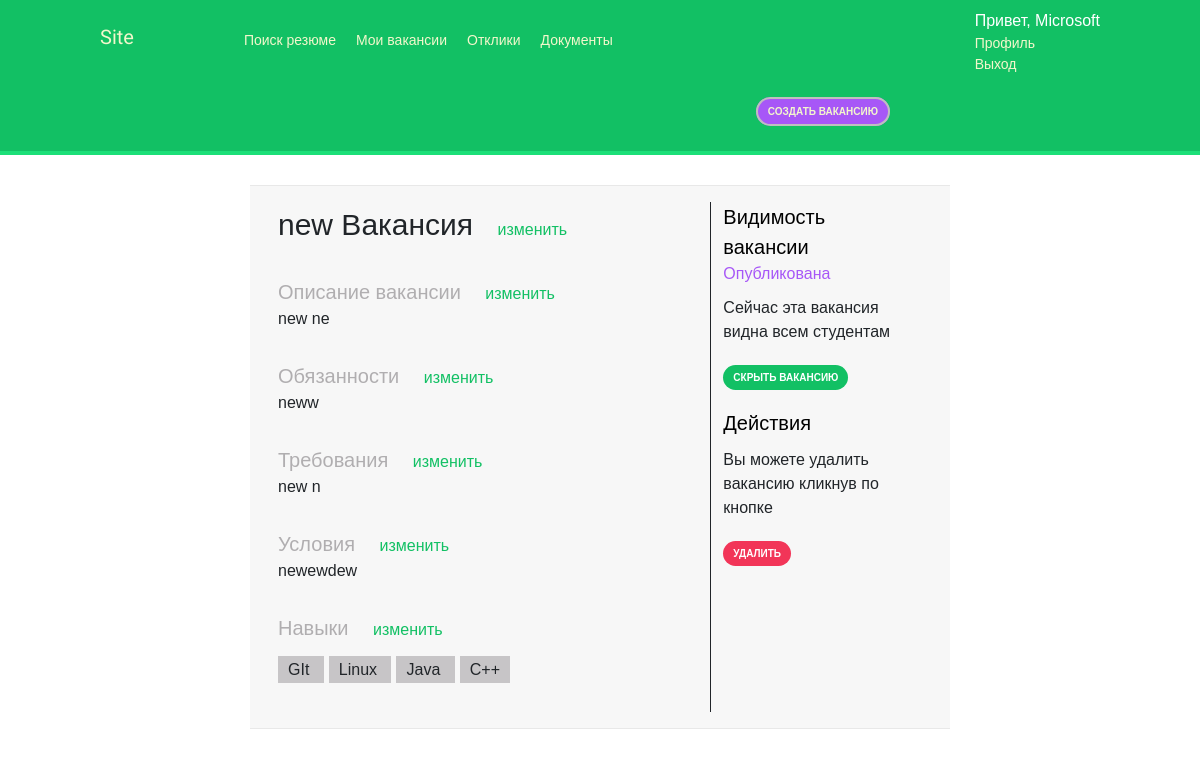
/vacancy/my/3/ (signed in), run on the app's committed database.
### main_site/models.py (models this page shows, shortened)
class CustomUser(AbstractUser):
	TYPE_OF_ROLE =(
			('student','Студент'),
			('company','Компания'),
			('admin','Админ')
		)
	role = models.CharField('Роль',max_length=50, choices=TYPE_OF_ROLE,default='student')
	class Meta:
		verbose_name = 'Пользователь'
		verbose_name_plural = 'Пользователи'

class Company(models.Model):
	user = models.OneToOneField(settings.AUTH_USER_MODEL,on_delete=models.CASCADE,related_name='companys', verbose_name='Пользователь')
	name = models.CharField('Название',max_length=200)
	address = models.CharField('Адрес',max_length=200)
	description = models.TextField('Описание')
	photo = models.ImageField('Фото',upload_to='img',blank=True)#upload_to
	phone = models.CharField('Телефон',max_length=12, default=' ')
	site_name = models.CharField('Сайт',max_length=200)
	class Meta:
		verbose_name = 'Профиль Компании'
		verbose_name_plural = 'Профили Компаний'

class Vacancy(models.Model):
	STATUS_CHOICES = (
			('blocked','Заблокированая'),
			('closed','Закрытая'),
			('published','Опубликованная'),
		)
	company = models.ForeignKey(Company,on_delete=models.CASCADE,related_name='vacancys', verbose_name="Компания")
	skills = models.ManyToManyField(Skill, related_name='vacancys',verbose_name="Навыки")
	name = models.CharField('Название',max_length=100)
	description = models.TextField('Описание')
	responsibilities = models.TextField('Обязанности') #обязанности
	requirements = models.TextField('Требования') #требования
	conditions = models.TextField('Условия') #условия
	created_by = models.DateTimeField(auto_now_add=True)
	updated_by =  models.DateTimeField(auto_now=True)
	status = models.CharField('Статус',max_length=10,choices=STATUS_CHOICES, default='published')
	class Meta:
		verbose_name = 'Вакансия'
		verbose_name_plural = 'Вакансии'

class Skill(models.Model):
	name = models.CharField('Название',max_length=100,unique=True)
	class Meta:
		verbose_name = 'Навык'
		verbose_name_plural = 'Навыки'

### main_site/views.py (the view)
# urls.py: path('vacancy/my/<int:pk>/',views.MyVacancyDetailView.as_view() , name='my_vacancy_detail'),
class MyVacancyDetailView(LoginRequiredMixin,DetailView):
	model = Vacancy
	template_name = 'main_site/vacancy/my_vacancy_detail.html'
	context_object_name = 'vacancy'
	def get_object(self, queryset=None):
		pk = self.kwargs.get('pk')
		try:
			return Vacancy.objects.filter(company=self.request.user.companys).exclude(status='blocked').get(id=pk)
		except ObjectDoesNotExist:
			raise Http404('Ох, нет объекта;)')

### main_site/templates/main_site/vacancy/my_vacancy_detail.html (shortened to what this page needs)
{% extends 'base.html' %}
{% block content %}
{% if vacancy.status == 'blocked' %}
	<div style="color: #ff7575; margin-left: 25%; font-size: 35px"><--Вакансия заблокированно!--></div>
{% else %}
	<div class="row mb p-3 profile-info-top" style="width: 70%; margin-left: 15%">
		<div class="col-8" style="border-right:1px solid">
			{% if name_div %}
				{% include 'main_site/vacancy/my_vacancy_change_div.html' %}
			{% else %}
			<div class="" style="margin-bottom: 30px">
				<span style="font-size: 30px; padding-right: 20px ">{{vacancy.name}}</span>
				<a href="{% url 'my_vacancy_change_name' vacancy.id %}">изменить</a>
			</div>
			{% endif %}
			{% if description_div %}
				{% include 'main_site/vacancy/my_vacancy_change_div.html' %}
			{% else %}
			<div class="" style="margin-bottom: 30px">
				<span style="font-size: 20px; color: #b0aeb0; padding-right: 20px ">Описание вакансии</span>
				<a href="{% url 'my_vacancy_change_description' vacancy.id %}">изменить</a>
				<div style=" ">{{vacancy.description}}</div>
			</div>
			{% endif %}
			{% if responsibilities_div %}
				{% include 'main_site/vacancy/my_vacancy_change_div.html' %}
			{% else %}
			<div class="" style="margin-bottom: 30px">
				<span style="font-size: 20px; color: #b0aeb0; padding-right: 20px ">Обязанности</span>
				<a href="{% url 'my_vacancy_change_responsibilities' vacancy.id %}">изменить</a>
				<div style=" ">{{vacancy.responsibilities}}</div>
			</div>
			{% endif %}
			{% if requirements_div %}
				{% include 'main_site/vacancy/my_vacancy_change_div.html' %}
			{% else %}
			<div class="" style="margin-bottom: 30px">
				<span style="font-size: 20px; color: #b0aeb0; padding-right: 20px ">Требования</span>
				<a href="{% url 'my_vacancy_change_requirements' vacancy.id %}">изменить</a>
				<div style=" ">{{vacancy.requirements}}</div>
			</div>
			{% endif %}
			{% if conditions_div %}
				{% include 'main_site/vacancy/my_vacancy_change_div.html' %}
			{% else %}
			<div class="" style="margin-bottom: 30px">
				<span style="font-size: 20px; color: #b0aeb0; padding-right: 20px ">Условия</span>
				<a href="{% url 'my_vacancy_change_conditions' vacancy.id %}">изменить</a>
				<div style=" ">{{vacancy.conditions}}</div>
			</div>
			{% endif %}
			{% if skills_div %}
				{% include 'main_site/vacancy/my_vacancy_change_div.html' %}
			{% else %}
			<div class="" style="margin-bottom: 30px">
				<span style="font-size: 20px; color: #b0aeb0; padding-right: 20px ">Навыки</span>
				<a href="{% url 'my_vacancy_change_skills' vacancy.id %}">изменить</a>
				<div style="margin-top: 15px">
					{% for i in vacancy.skills.all %}
					<span style="padding: 5px 10px;margin-right: 5px; background: #c7c5c7;">
						{{i.name}}
					</span>
					{% endfor %}
				</div>
			</div>
			{% endif %}
		</div>
		<div class="col-4">
			<div class="" style="margin-bottom: 30px">
				<div style="font-size: 20px; color: #000; padding-right: 20px; ">
					Видимость вакансии
				</div>
				{% if vacancy.status == 'published' %}
					<span style="color: #a757f7">Опубликована</span>
					<div style=" margin-bottom: 20px; margin-top: 10px">
						Сейчас эта вакансия видна всем студентам
					</div>
					<a href="{% url 'my_vacancy_make_closed' vacancy.id  %}" class="button-mini">Скрыть вакансию</a>
				{% elif vacancy.status == 'closed' %}
					<span style="color: #ff7575">Неопубликована</span>
					<div style=" margin-bottom: 20px; margin-top: 10px">
						Сейчас эта вакансия не видна никому
					</div>
					<a href="{% url 'my_vacancy_make_published' vacancy.id 0 %}" class="button-mini">Сделать видимой</a>
				{% endif %}
				<div style="margin-top: 20px">
					<div style="font-size: 20px; color: #000; padding-right: 20px; ">
						Действия
					</div>
					<div style=" margin-bottom: 20px; margin-top: 10px">
						Вы можете удалить вакансию кликнув по кнопке
					</div>
					<a href="{% url 'my_vacancy_delete' vacancy.id %}" class="button-mini" style="background-color: #f23558">Удалить</a>
				</div>
			</div>
		</div>
	</div>
{% endif %}
{% endblock %}

### main_site/templates/main_site/base_header_company.html
<span class="logo">Site</span>
<ul class="menu" >
	<li {% if section == "resume_list" %} class="selected" {% endif %}>
		<a href="{% url 'resume_list' %}">Поиск резюме</a>
	</li>
	<li {% if section == "my_vacancy_list" %} class="selected" {% endif %}>
		<a href="{% url 'my_vacancy_list' %}">Мои вакансии</a>
	</li>
	<li {% if section == "company_response_list" %} class="selected" {% endif %}>
		<a href="{% url 'company_response_list' %}">Отклики</a>
	</li>
	<li {% if section == "document_list" %} class="selected" {% endif %}>
		<a href="{% url 'document_list' %}">Документы</a>
	</li>
</ul>
<span class="user">
	<div style="font-size: 16px">Привет, {{request.user.companys.name}}</div>
	<div {% if section == "profile" %} class="selected" {% endif %} style="list-style-type: none">
		<a href="{% url 'profile' %}">Профиль</a>
	</div>
	<a href="{% url 'logout' %}">Выход</a>
</span>
<div id="right">
	<span {% if section == "create_vacancy" %} class="selected-create" {% endif %} >
		<a href="{% url 'create_vacancy' %}">Создать вакансию</a>
	</span>
</div>

### main_site/static/css/base.css (style rules this page uses)
body { margin:0; padding:0; font-family:helvetica, sans-serif; }
a { color:#12c064; text-decoration:none; }
#header .logo { font-family: 'Muli', sans-serif; float:left; color:#f3f7cc; font-size:20px; margin-right:10%; margin-top:17px; }
#header ul.menu { list-style:none; float:left; margin:0; padding:0; }
#header ul.menu li { float:left; padding:25px 10px; }
#header div#right { float:right; margin-right: 200px; padding:25px 10px; }
#header div#right a,#header div#after-right a { background: #a757f7; border-radius:50px; border: 2px solid #bfbfbf; font-weight:bold; color:#f3f7cc; padding:7px 10px; font-size:10px; text-transform:uppercase; }
* { box-sizing: border-box; }
#header a { color:#f3f7cc; }
#header .user { float:right; padding-top:4px; }
a.button-mini { border-radius:50px; font-weight:bold; background:#12c064; color:#fff; padding:7px 10px; font-size:10px; text-transform:uppercase; }
.profile-info-top { border-top: 1px #e8e8e8 solid; border-bottom: 1px #e8e8e8 solid; background-color: #f7f7f7; }

### data on the page
CustomUser: user.companys.name "Microsoft"
Vacancy: name "new Вакансия", description "new ne", responsibilities "neww", requirements "new n", conditions "newewdew"
Skill: name "GIt"
Skill: name "Linux"
Skill: name "Java"
Skill: name "C++"
